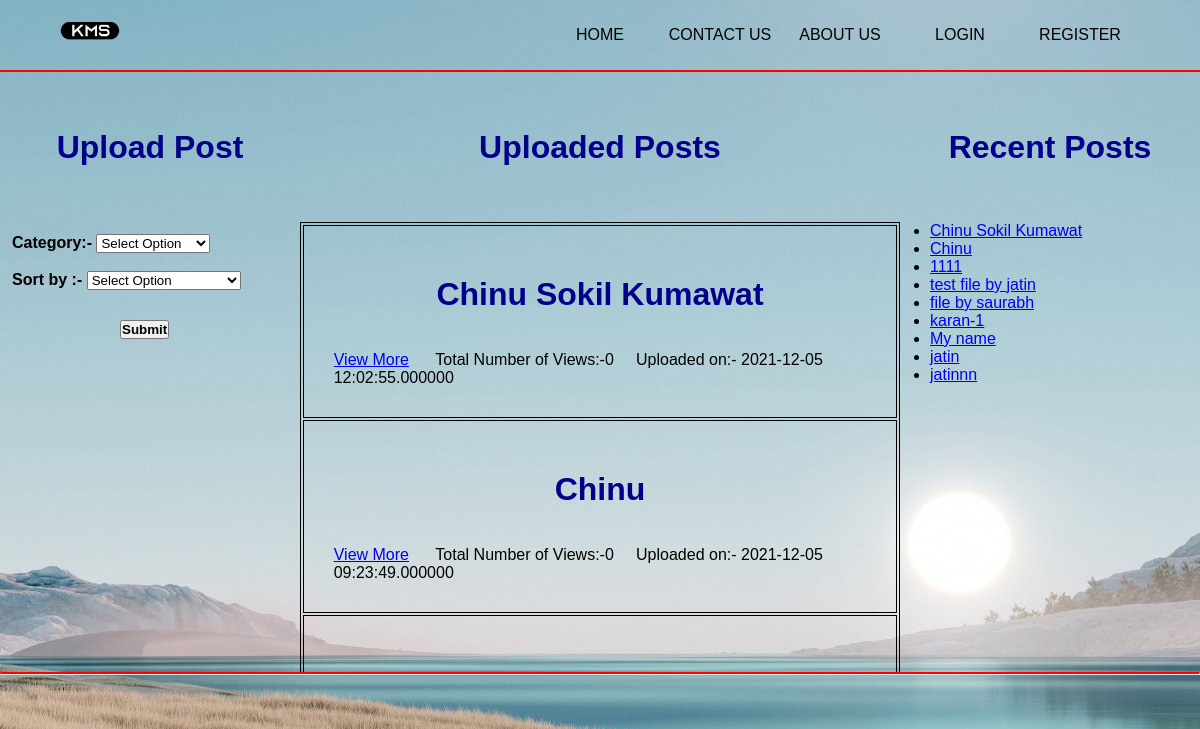
The page / on the database its author committed.
### tables this page shows
CREATE TABLE `data` (
  `id` int(225) NOT NULL,
  `uploader` varchar(10000) NOT NULL,
  `date` datetime(6) NOT NULL,
  `filename` varchar(10000) NOT NULL,
  `status` int(25) NOT NULL,
  `downloads` int(225) NOT NULL,
  `category` varchar(10000) NOT NULL,
  `title` varchar(10000) NOT NULL
);

### index.php (the view, shortened to what this page needs)
<!DOCTYPE html>
<html lang="en">
<head>
    <link rel="stylesheet" href="style.css">
</head>
<body>
    <div class="navbar">
    <div class="container">
        <div class="logo_div">
            <img src="kar.png" alt="" class="logo">
        </div>
        <ul class="menu">
            <li><a href="index.php">Home</a></li>
            <li><a href="contact.php">Contact Us</a></li>
            <li><a href="#">About Us</a></li>
            <?php session_start(); error_reporting(0);  if($_SESSION['name_of_user']==''){
                echo '<li><a href="login1.php">Login</a></li>';
            }
            else{
                echo '<li><a href="home-user.php">'.$_SESSION['name_of_user'].'</a></li>';
            }  ?>
            <li><a href="register.php">Register</a></li>
        </ul>
        </div>
        </div>
        <div id="div1"><h1 style='text-align:center; color: darkblue;'><br> Recent Posts</h1><br><br>
		<?php
		$conn = mysqli_connect("localhost", "root", "", "kms");
		$sql = "SELECT * FROM data WHERE status='1' ORDER BY id DESC";
      $result = $conn->query($sql);
	  echo '<div class="rec-post"><ul>';
    while($row = mysqli_fetch_array($result)){
		$idd=$row['id'];
		echo "<li><a href='post.php?idd=".$idd."&style=none'>".$row['title']."</a></li>";
	}
		echo '</ul></div>';
		?>
		</div>
        <div id="div2"><h1 style='text-align:center; color: darkblue;'> <br>Upload Post</h1><br><br>
		<div class='textt'>
        <form method="get" action="index1.php">
		<label><strong>Category:-</strong></label>
			<select name="optt">
				<option value='' selected>Select Option</option>
			</select><br><br>
			<label><strong>Sort by  :-  </strong></label>
			<select name="ofthe">
				<option value='' selected>Select Option</option>
			</select><br><br>
			</div>
			<button type='submit' class='textt-btn'><strong>Submit</strong></button>
		</div>
        <div id="div3"><h1 style='text-align:center; color: darkblue;'> <br> Uploaded Posts </h1><br><br>
        <?php
		$conn = mysqli_connect("localhost", "root", "", "kms");
		$sql = "SELECT * FROM data WHERE status='1' ORDER BY id DESC";
      $result = $conn->query($sql);
	  echo '<table>';
    while($row = mysqli_fetch_array($result)){
		$idd=$row['id'];
        echo '
                <tr>
                <td> '."<h1 style='text-align:center;'>".$row['title']."</h1><br>
                <p><a href='post.php?idd=".$idd."&style=none'>View More</a>&nbsp&nbsp&nbsp&nbsp&nbsp Total Number of Views:-".$row['downloads']."  &nbsp&nbsp&nbsp Uploaded on:- ".$row['date'].'</p> </td>
                </tr>
       ';
	}
    echo ' </table>';
		?>
        </div>
        <hr style="border-top: 2px solid red;">
    </body>

### style.css (style rules this page uses)
* { margin: 0; padding: 0; font-family: sans-serif; }
.container { width: 90%; margin: 0 auto; }
body { background-image: url('images.jpg'); }
.navbar { width: 100%; overflow: hidden; height: 70px; line-height: 70px; border-bottom: 2px solid red; }
.logo { width: 60px; float: left; }
.menu { float: right; }
.menu li { float: left; width: 120px; height: 70px; line-height: 70px; text-align: center; list-style: none; }
.menu li a { color: #000; text-decoration: none; font-family: 'Gill Sans', 'Gill Sans MT', Calibri, 'Trebuchet MS', sans-serif; text-transform: uppercase; display: block; }
#div1 { width: 25%; float: right; height: 600px; }
.rec-post { margin-left:10%; }
#div2 { width: 25%; float: left; text-align:left; height: 600px; }
#div3 { width: 50%; margin-top:0%; margin-left:auto; margin-right: 30%; height: 600px; overflow-y: scroll; }
.textt { margin:4%; }
.textt-btn { margin-left:40%; }
h1 { text-align: center; color: darkblue; padding: 20px; }

### index.php (style rules this page uses)
table, th { border:1px solid black; width: 100%; }
td { border: 1px solid black; padding: 5%; }

### rows shown on the page
data: title "Chinu Sokil Kumawat", downloads "0", date "2021-12-05 12:02:55.000000"
data: title "Chinu", downloads "0", date "2021-12-05 09:23:49.000000"
data: title "1111"
data: title "test file by jatin"
data: title "file by saurabh"
data: title "karan-1"
data: title "My name"
data: title "jatin"
data: title "jatinnn"
